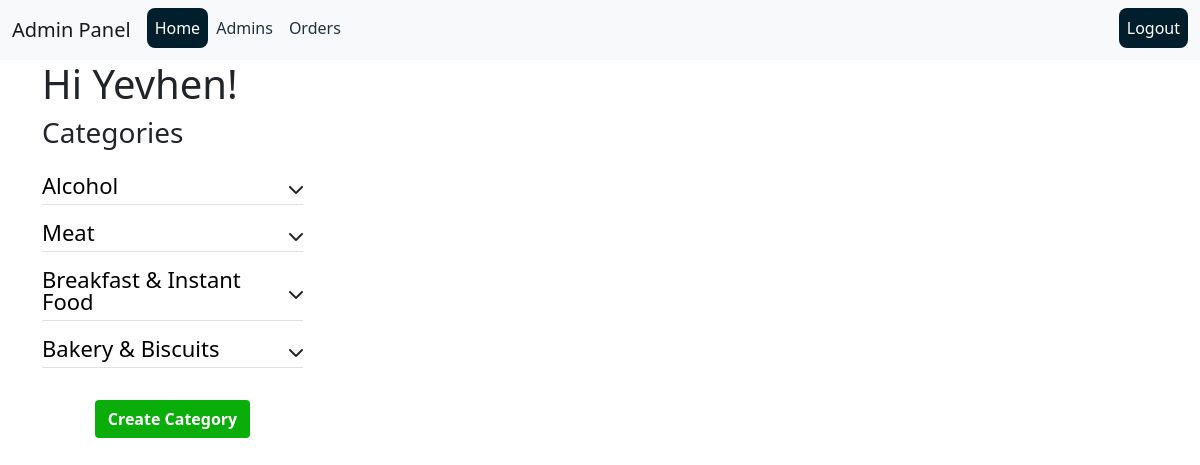
Screenshot of /admin/home (signed in) with the database file from the repository.
### backend/admin/models.py (models this page shows, shortened)
class Admin(db.Model, UserMixin):
    id = db.Column(db.String(50), primary_key=True, default=str(uuid.uuid4()), unique=True)
    username = db.Column(db.String(100), nullable=False, unique=True)
    name = db.Column(db.String(100), nullable=False)
    _password = db.Column(db.String(100), nullable=False)
    role = db.Column(db.String(20))
    @hybrid_property
    def password(self):
        return self._password

### backend/product/models.py (models this page shows)
class Categories(db.Model):
    id = db.Column(db.Integer, primary_key=True)
    name = db.Column(db.String(100), nullable=False)
    sub_category = db.relationship('Subcategory', backref='categories', lazy=True)

### backend/admin/views.py (the view)
@admin.route('/home')
@only_admin_access
def home():
    categories_form = CategoriesForm()
    product_form = ProductForm()
    sub_categories_form = SubCategoryForm()
    categories = Categories.query.all()
    return render_template('home.html', categories=categories,
                           categories_form=categories_form,
                           product_form=product_form,
                           sub_categories_form=sub_categories_form)

### backend/admin/views.py (called while the page is built)
def only_admin_access(func):
    @wraps(func)
    def wrapper(*args, **kwargs):
        try:
            if current_user.is_active and uuid.UUID(str(current_user.id)):
                return func(*args, **kwargs)
        except ValueError:
            return redirect(url_for('public.home'))
    return wrapper

### backend/public/views.py (called while the page is built)
@login_manager.user_loader
def load_user(user_id):
    try:
        if uuid.UUID(str(user_id)):
            return Admin.query.get(user_id)
    except ValueError:
        return User.query.get(user_id)

def set_categories():
    if 'categories' not in g:
        g.categories = Categories.query.all()

### backend/templates/admin/home.html (shortened to what this page needs)
{% extends 'admin-base.html' %}
{% block content %}
<div class="container">
    <h1>Hi {{ current_user.name }}!</h1>
    <div class="row">
        <div class="col-3">
            <h3 class="mb-4">Categories</h3>
            <ul class="nav nav-category">
                {% for category in categories %}
                    <li class="nav-item border-bottom w-100 mb-3">
                        <div class="d-flex justify-content-between align-items-center ">
                            <a href="{{ url_for('admin.show_subcategories', category_id=category.id) }}" class="category-link mb-2">{{ category.name }}</a>
                            <i class="toggle-icon fas fa-chevron-down" data-bs-toggle="collapse" data-bs-target="#category-{{ category.id }}" style="cursor: pointer"></i>
                        </div>
                    </li>
                {% endfor %}
            </ul>
            <div class="d-grid justify-content-center mt-3">
                <button type="button" class="btn btn-color-green justify-content-center" data-bs-toggle="modal" data-bs-target="#myModal-2">Create Category</button>
            </div>
        </div>
    </div>
</div>
{% endblock %}

### backend/static/style.css (style rules this page uses)
* { margin: 0; padding: 0; box-sizing: border-box !important; line-height: 1; }
.category-link { font-size: 22px; text-decoration: none; color: black; transition: all 0.3s; }
.btn-color-green { background-color: rgb(10, 173, 10); color: #fff; }
.btn { font-weight: 600; transition: all 0.3s; }

### rows the page displays
Admin: name "Yevhen"
Categories: name "Alcohol"
Categories: name "Meat"
Categories: name "Breakfast & Instant Food"
Categories: name "Bakery & Biscuits"
